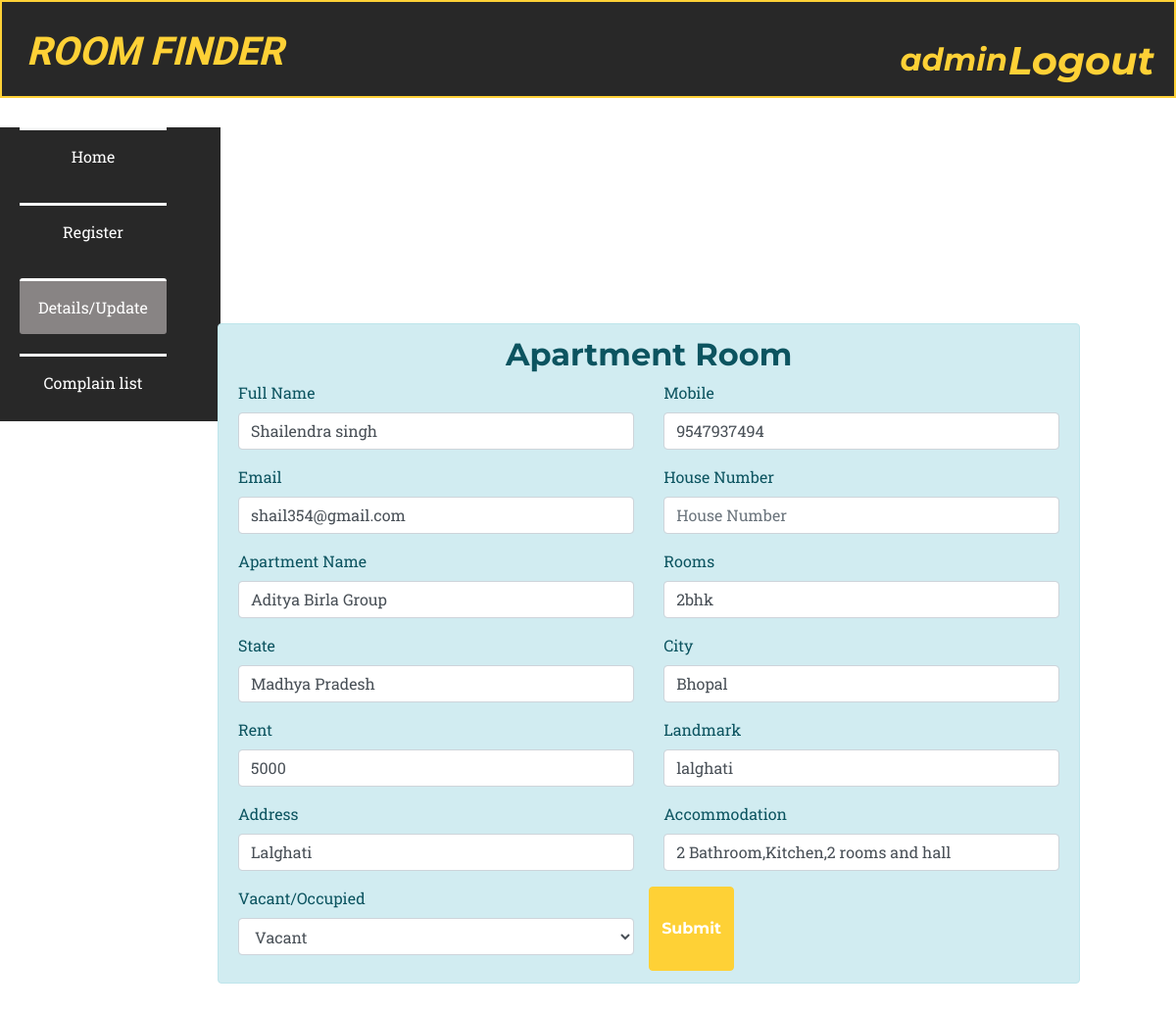
The page /update.php?id=38 (signed in) on the database its author committed.
### tables this page shows
CREATE TABLE `room_rental_registrations_apartment` (
  `id` int(100) UNSIGNED NOT NULL,
  `fullname` varchar(191) NOT NULL,
  `mobile` varchar(191) NOT NULL,
  `email` varchar(191) NOT NULL,
  `house_number` varchar(100) NOT NULL,
  `state` varchar(191) NOT NULL,
  `city` varchar(191) NOT NULL,
  `landmark` varchar(191) NOT NULL,
  `rent_price` varchar(191) NOT NULL,
  `apartment_name` varchar(100) DEFAULT NULL,
  `rooms` varchar(100) DEFAULT NULL,
  `address` varchar(191) NOT NULL,
  `accommodation` varchar(191) NOT NULL,
  `image` varchar(191) DEFAULT NULL,
  `vacant` int(1) NOT NULL DEFAULT 1,
  `created_at` timestamp NULL DEFAULT current_timestamp(),
  `updated_at` timestamp NULL DEFAULT current_timestamp(),
  `user_id` varchar(100) NOT NULL,
  `keywords` text NOT NULL
);

### update.php (the view, shortened to what this page needs)
<?php
$server="localhost";
$username="root";
$password="";
$dbname = "roomfinder";
$conn=mysqli_connect($server,$username,$password,$dbname);
$result = mysqli_query($conn,"SELECT * FROM room_rental_registrations_apartment WHERE id='" . $_GET['id'] . "'");
$row= mysqli_fetch_array($result);
  ?>
<!DOCTYPE html>
 <html lang="en">
 <head>
	 <link href="assets/plugins/bootstrap/css/bootstrap.min.css" rel="stylesheet">
<link href="assets/plugins/font-awesome/css/font-awesome.min.css" rel="stylesheet" type="text/css">
   <link href="assets/css/dash.css" rel='stylesheet'>
   <link href="../assets/css/rent.css" rel="stylesheet">
    <link href="../assets/css/style.css" rel="stylesheet">
 </head>
 <body>
    <div class="top">
        <div class ="left_div">
          <h1 style=" font-family: Sofia;">ROOM FINDER<h1>
        </div>
        <div class="right_div">
        <h2 style="margin-right:150px;" ><?php echo $_SESSION['username']; ?></h2>
          <h1 style="margin-top:-50px;"><a href="index1.php">Logout</a></h1>
        </div>
      </div>
   <div class="menu">
      <ul>
        <li ><a href="dashboard.php">Home</a></li>
        <li><a href="roomregister.php">Register</a></li>
        <li class ="active"><a href="list_room.php">Details/Update</a>
        <?php
        if($_SESSION['username']=="admin")
          echo "<li><a href='cmplist.php'>Complain list</a></li>";
       ?>
     </div>
	 <section class="wrapper" style="margin-left: 16%;margin-top: -22%;">
     <div class="col-md-11 col-xs-12 col-sm-12"><br>
  	<div class="alert alert-info" role="alert">
  		<h2 class="text-center">Apartment Room</h2>
  		<form action="" method="POST">
		  	 <div class="row">
		  	 	<div class="col-md-6">
			  	  <div class="form-group">
				    <label for="fullname">Full Name</label>
				    <input type="text" class="form-control" id="fullname" placeholder="Full Name" name="fullname" value="<?php echo $row['fullname']; ?>" required>
				  </div>
				 </div>
				<div class="col-md-6">
				  <div class="form-group">
				    <label for="mobile">Mobile</label>
				    <input type="text" class="form-control" pattern="^(\d{10})$" id="mobile" title="10 digit mobile number" placeholder="10 digit mobile number" name="mobile" value="<?php echo $row['mobile']; ?>" required>
				  </div>
				 </div>
			</div>
			<div class="row">
		  	 	<div class="col-md-6">
				  <div class="form-group">
				    <label for="email">Email</label>
				    <input type="email" class="form-control" id="email" placeholder="Email" name="email" value="<?php echo $row['email']; ?>" required>
				  </div>
				 </div>
				 <div class="col-md-6">
				  <div class="form-group">
				    <label for="house_number">House Number</label>
				    <input type="text" class="form-control" id="house" placeholder="House Number" name="house_number" value="<?php echo $row['house_number']; ?>" required>
				  </div>
				 </div>
				 </div>
			<div class="row">
				 <div class="col-md-6">
				  <div class="form-group">
				    <label for="apartment_name">Apartment Name</label>
				    <input type="text" class="form-control" id="apartment_name" placeholder="Apartment Name" name="apartment_name" value="<?php echo $row['apartment_name']; ?>" required>
				  </div>
				 </div>
				 <div class="col-md-6">
				 <div class="form-group">
				    <label for="rooms">Rooms</label>
				    <input type="text" class="form-control" id="rooms" placeholder="Rooms" name="rooms" value="<?php echo $row['rooms'] ?>" required>
				  </div>
				</div>
			</div>
			<div class="row">
			  <div class="col-md-6">
			  <div class="form-group">
			    <label for="state">State</label>
			    <input type="state" class="form-control" id="state" placeholder="State" name="state" value="<?php echo $row['state'] ?>" required>
			  </div>
			  </div>
			  <div class="col-md-6">
			  <div class="form-group">
			    <label for="city">City</label>
			    <input type="city" class="form-control" id="city" placeholder="City" name="city" value="<?php echo $row['city'] ?>" required>
			  </div>
			  </div>
			 </div>
			 <div class="row">
			 	<div class="col-md-6">
				 <div class="form-group">
				    <label for="rent_price">Rent</label>
				    <input type="rent_price" class="form-control" id="rent_price" placeholder="Rent" name="rent_price" value="<?php echo $row['rent_price']; ?>">
				  </div>
				</div>
			  <div class="col-md-6">
			  <div class="form-group">
			    <label for="landmark">Landmark</label>
			    <input type="landmark" class="form-control" id="landmark" placeholder="landmark" name="landmark" value="<?php echo $row['landmark']; ?>">
			  </div>
			   </div>
			   </div>
			   <div class="row">
			  <div class="col-md-6">
			  <div class="form-group">
			    <label for="address">Address</label>
			    <input type="address" class="form-control" id="address" placeholder="Address" name="address" value="<?php echo $row['address']; ?>" required>
			  </div>
			   </div>
			   <div class="col-md-6">
			  <div class="form-group">
			 <label for="accommodation">Accommodation</label>
			<input type="accommodation" class="form-control" id="accommodation" placeholder="Accommodation" name="accommodation" value="<?php echo $row['accommodation']; ?>" required>
			  </div>
			   </div>
		 </div>
			 <div class="row">
			    <div class="col-6">
			 		 <div class="form-group">
					    <label for="vacant">Vacant/Occupied</label>
					    <select class="form-control" id="vacant" name="vacant">
					      <option value="1" <?php if($row['vacant'] == '1'){echo 'selected';}?>>Vacant</option>
					    </select>
					  </div>
			 	</div>
			  <button type="submit" class="btn btn-primary" name='submit' value="Submit">Submit</button>
			  </div>
			  </div>
			</div>
</section>
 </body>
 </html>

### assets/css/dash.css (style rules this page uses)
* { margin: 0px; padding: 0px; box-sizing: border-box; white-space:nowrap; }
body { color: aliceblue; background-size: cover; background-position: center; font-family: sans-serif; }
.top { height: 100px; background-color:#282828; border: 2px solid #fed136; padding-bottom: 10px; font-family: monospace !important; font-style: italic; }
.left_div { text-align: left; float: left; color: #fed136; font-size: 18px; margin-top: 27px; margin-left: 25px; }
.right_div { float: right; text-align: right; color: #fed136; font-size: 20px; margin-right: 20px; margin-top:40px; }
.menu { background-color:#282828; text-align: center; height: 300px; width: 225px; margin-top: 15px; }
.menu ul { margin-top: 30px; list-style: none; color: cornsilk; }
.menu ul li { width:150px; margin:20px; padding:15px; border:3px solid #f9fafa; border-bottom: 0px; border-left: 0px; border-right: 0px; }
.menu ul li a { text-decoration: none; color: rgb(255, 255, 255); }
.menu ul li:hover, .active { background-color: rgb(136, 132, 132); border-radius: 3px; }

### assets/css/rent.css (style rules this page uses)
body { overflow-x: hidden; font-family: 'Roboto Slab', 'Helvetica Neue', Helvetica, Arial, sans-serif; }
a { color: #fed136; }
h1, h2, h3, h4, h5, h6 { font-weight: 700; font-family: 'Montserrat', 'Helvetica Neue', Helvetica, Arial, sans-serif; }
section { padding: 100px 0; }
@media (min-width: 768px) { section { padding: 140px 0; } }
.btn { font-family: 'Montserrat', 'Helvetica Neue', Helvetica, Arial, sans-serif; font-weight: 700; }
.btn-primary { background-color: #fed136; border-color: #fed136; }

### assets/css/style.css (style rules this page uses)
section { padding-left: 15px; }

### rows shown on the page
room_rental_registrations_apartment: fullname "Shailendra singh", mobile "9547937494", email "shail354@gmail.com", apartment_name "Aditya Birla Group", rooms "2bhk", state "Madhya Pradesh", city "Bhopal", rent_price "5000", landmark "lalghati", address "Lalghati", accommodation "2 Bathroom,Kitchen,2 rooms and hall", vacant "Vacant"

### other values the page prints
$_SESSION['username'] "admin"
